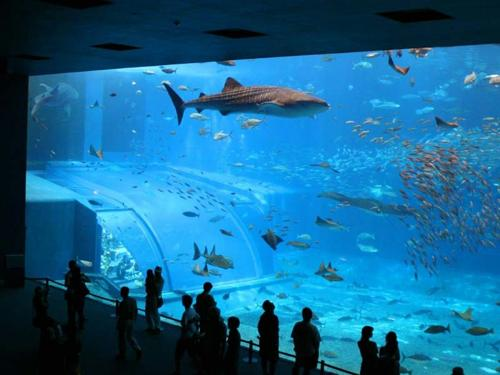
#> input picture CV_A/Assignment_1/data/aquarium/sun_acrwlrwonzyicgct.jpg, 500 x 375 px, given in place of cv_cover.jpg, which was not available
$ python displayMatch.py
#> lines starting #> are read from the running program, lines starting #| are printed output that depends on the picture; pictures that were not available may be replaced by others from this repository, and a replacement may not be noted
### CV_A/Assignment_3/python/matchPics.py
import numpy as np
import cv2
import skimage.color
from helper import briefMatch
from helper import computeBrief
from helper import corner_detection

# Q2.1.4

def matchPics(I1, I2, opts):
        """
        Match features across images

        Input
        -----
        I1, I2: Source images
        opts: Command line args

        Returns
        -------
        matches: List of indices of matched features across I1, I2 [p x 2]
        locs1, locs2: Pixel coordinates of matches [N x 2]
        """
        print("computing image matches")
        ratio = opts.ratio  #'ratio for BRIEF feature descriptor'
        sigma = opts.sigma  #'threshold for corner detection using FAST feature detector'


        # TODO: Convert Images to GrayScale
        I1 = skimage.color.rgb2gray(I1)
        I2 = skimage.color.rgb2gray(I2)

        # TODO: Detect Features in Both Images
        # locs1 is just the detected corners of I1
        locs1 = corner_detection(I1, sigma)
        locs2 = corner_detection(I2, sigma)

        # TODO: Obtain descriptors for the computed feature locations
        # We use the breif descriptor to give the patch descriptions (patch of pixel width = 9)
        # for the corners(keypoints) which we obtained from corner_description

        # desc is the binary string (len(string)=256 and 256bits)
        # which serves as the feature descriptor
        desc1, locs1 = computeBrief(I1, locs1)
        desc2, locs2 = computeBrief(I2, locs2)

        # TODO: Match features using the descriptors
        matches = briefMatch(desc1, desc2, ratio)
        print(f'Computed {matches.shape[0]} matches successfully')

        return matches, locs1, locs2

### CV_A/Assignment_3/python/helper.py
import numpy as np
import cv2
import scipy.io as sio
from matplotlib import pyplot as plt
import skimage.feature

PATCHWIDTH = 9

def briefMatch(desc1,desc2,ratio):

    matches = skimage.feature.match_descriptors(desc1,desc2,'hamming',cross_check=True,max_ratio=ratio)
    return matches


def plotMatches(im1,im2,matches,locs1,locs2):

    fig, ax = plt.subplots(nrows=1, ncols=1)
    im1 = cv2.cvtColor(im1, cv2.COLOR_BGR2GRAY)
    im2 = cv2.cvtColor(im2, cv2.COLOR_BGR2GRAY)
    plt.axis('off')
    skimage.feature.plot_matches(ax,im1,im2,locs1,locs2,matches,matches_color='r',only_matches=True)
    plt.show()
    return


def makeTestPattern(patchWidth, nbits):

    np.random.seed(0)
    compareX = patchWidth*patchWidth * np.random.random((nbits,1))
    compareX = np.floor(compareX).astype(int)
    np.random.seed(1)
    compareY = patchWidth*patchWidth * np.random.random((nbits,1))
    compareY = np.floor(compareY).astype(int)

    return (compareX, compareY)


def computePixel(img, idx1, idx2, width, center):

    halfWidth = width // 2
    col1 = idx1 % width - halfWidth
    row1 = idx1 // width - halfWidth
    col2 = idx2 % width - halfWidth
    row2 = idx2 // width - halfWidth
    return 1 if img[int(center[0]+row1)][int(center[1]+col1)] < img[int(center[0]+row2)][int(center[1]+col2)] else 0


def computeBrief(img, locs):

    patchWidth = 9
    nbits = 256
    compareX, compareY = makeTestPattern(patchWidth,nbits)
    m, n = img.shape

    halfWidth = patchWidth//2

    locs = np.array(list(filter(lambda x: halfWidth <= x[0] < m-halfWidth and halfWidth <= x[1] < n-halfWidth, locs)))
    desc = np.array([list(map(lambda x: computePixel(img, x[0], x[1], patchWidth, c), zip(compareX, compareY))) for c in locs])

    return desc, locs


def corner_detection(img, sigma):

    # fast method
    result_img = skimage.feature.corner_fast(img, n=PATCHWIDTH, threshold=sigma)
    locs = skimage.feature.corner_peaks(result_img, min_distance=1)
    return locs


# [31 lines left out: function loadVid, not called in this run]

### CV_A/Assignment_3/python/opts.py
'''
Hyperparameters wrapped in argparse
This file contains most of tuanable parameters for this homework


You can change the values by changing their default fields or by command-line
arguments. For example, "python q2_1_4.py --sigma 0.15 --ratio 0.7"
'''

import argparse

def get_opts():
    parser = argparse.ArgumentParser(description='16-720 HW2: Homography')

    ## Feature detection (requires tuning)
    parser.add_argument('--sigma', type=float, default=0.15,
                        help='threshold for corner detection using FAST feature detector')
    parser.add_argument('--ratio', type=float, default=0.7,
                        help='ratio for BRIEF feature descriptor')

    ## Ransac (requires tuning)
    parser.add_argument('--max_iters', type=int, default=500,
                        help='the number of iterations to run RANSAC for')
    parser.add_argument('--inlier_tol', type=float, default=2.0,
                        help='the tolerance value for considering a point to be an inlier')

    ## Additional options (add your own hyperparameters here)

    ##
    opts = parser.parse_args()

    return opts

### CV_A/Assignment_3/python/displayMatch.py
import numpy as np
import cv2
import time
from matchPics import matchPics
from scipy import ndimage
from helper import plotMatches
from opts import get_opts


def displayMatched(opts, image1, image2):
    """
    Displays matches between two images

    Input
    -----
    opts: Command line args
    image1, image2: Source images
    """

    start = time.time()
    matches, locs1, locs2 = matchPics(image1, image2, opts)
    end = time.time()
    print("processing time is", round((end-start), 2))

    # display matched features
    plotMatches(image1, image2, matches, locs1, locs2)

if __name__ == "__main__":

    opts = get_opts()
    image1 = cv2.imread('../data/cv_cover.jpg')
#> image1 is the input picture: shape (375, 500, 3); mean B, G, R 147.8, 104.2, 21.8
    image2 = cv2.imread('../data/cv_desk.png')
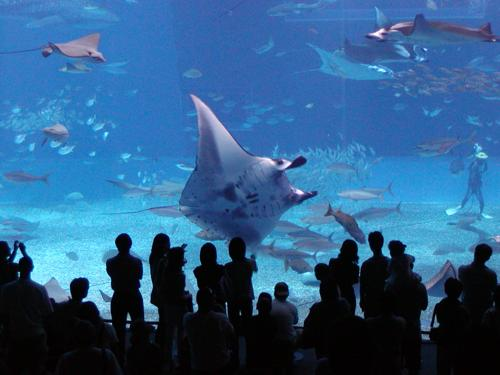
#> input picture CV_A/Assignment_1/data/aquarium/sun_aegjsohwfecizxjd.jpg, 500 x 375 px, given in place of cv_desk.png, which was not available
#> image2 is the input picture: shape (375, 500, 3); mean B, G, R 137.4, 94.1, 46.4

    displayMatched(opts, image1, image2)
#> in matchPics, `I1 = skimage.color.rgb2gray(I1)`:
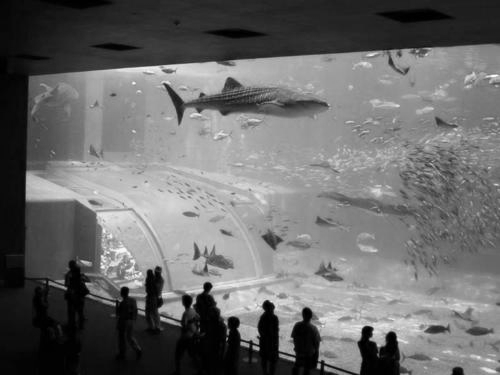
#> I1: shape (375, 500) float64; min 0, max 0.989, mean 0.422
#> in matchPics, `I2 = skimage.color.rgb2gray(I2)`:
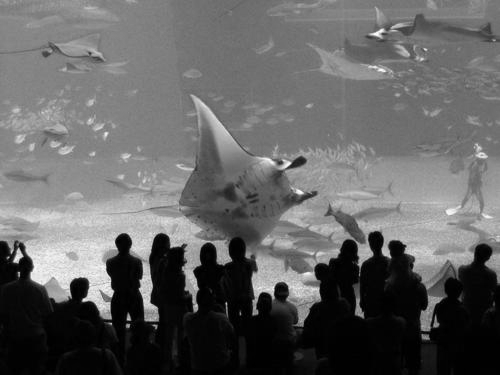
#> I2: shape (375, 500) float64; min 0, max 0.992, mean 0.392
#> in corner_detection, `result_img = skimage.feature.corner_fast(img, n=PATCHWIDTH, threshold=..`:
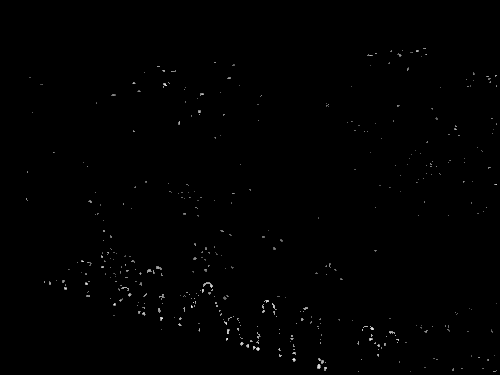
#> result_img: shape (375, 500) float64; min 0, max 7.72, mean 0.0301; drawn with min black and max white
#> in corner_detection, `locs = skimage.feature.corner_peaks(result_img, min_distance=1)`: locs = 419 pairs, first value 48 to 371, second value 26 to 496
#> in matchPics, `locs1 = corner_detection(I1, sigma)`: locs1 has the same summary as locs in corner_detection
#> call 2 of corner_detection, with sigma = 0.15
#> in corner_detection (call 2), `result_img = skimage.feature.corner_fast(img, n=PATCHWIDTH, threshold=..`:
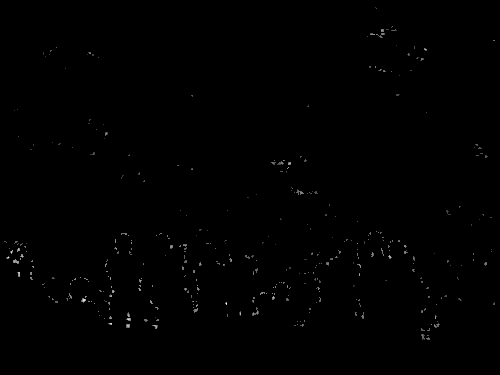
#> result_img: shape (375, 500) float64; min 0, max 11.03, mean 0.0337; drawn with min black and max white
#> in corner_detection (call 2), `locs = skimage.feature.corner_peaks(result_img, min_distance=1)`: locs = 385 pairs, first value 8 to 338, second value 4 to 494
#> in matchPics, `locs2 = corner_detection(I2, sigma)`: locs2 has the same summary as locs in corner_detection
#> in computeBrief, `locs = np.array(list(filter(lambda x: halfWidth <= x[0] < m-halfWidth ..`: locs = 411 pairs, first value 48 to 369, second value 26 to 494
#> in matchPics, `desc1, locs1 = computeBrief(I1, locs1)`: locs1 has the same summary as locs in computeBrief
#> in briefMatch, `matches = skimage.feature.match_descriptors(desc1,desc2,'hamming',cros..`: matches = [[17, 139], [20, 291], [68, 113], [120, 238], [121, 373], [129, 323], [131, 377], [176, 185], [181, 367], [197, 131], [231, 316]]
#| Computed 11 matches successfully
#> in displayMatched, `matches, locs1, locs2 = matchPics(image1, image2, opts)`: locs1 has the same summary as locs in computeBrief; locs2 = 385 pairs, first value 8 to 338, second value 4 to 494
#> in plotMatches, `im1 = cv2.cvtColor(im1, cv2.COLOR_BGR2GRAY)`:
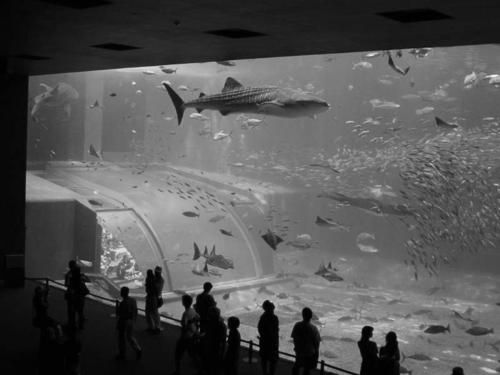
#> im1: shape (375, 500); min 0, max 244, mean 84.5
#> in plotMatches, `im2 = cv2.cvtColor(im2, cv2.COLOR_BGR2GRAY)`:
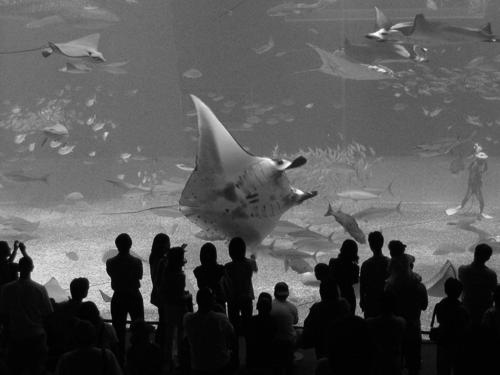
#> im2: shape (375, 500); min 0, max 253, mean 84.8
#> (the run stopped early here; a loop or call above may not have finished)
